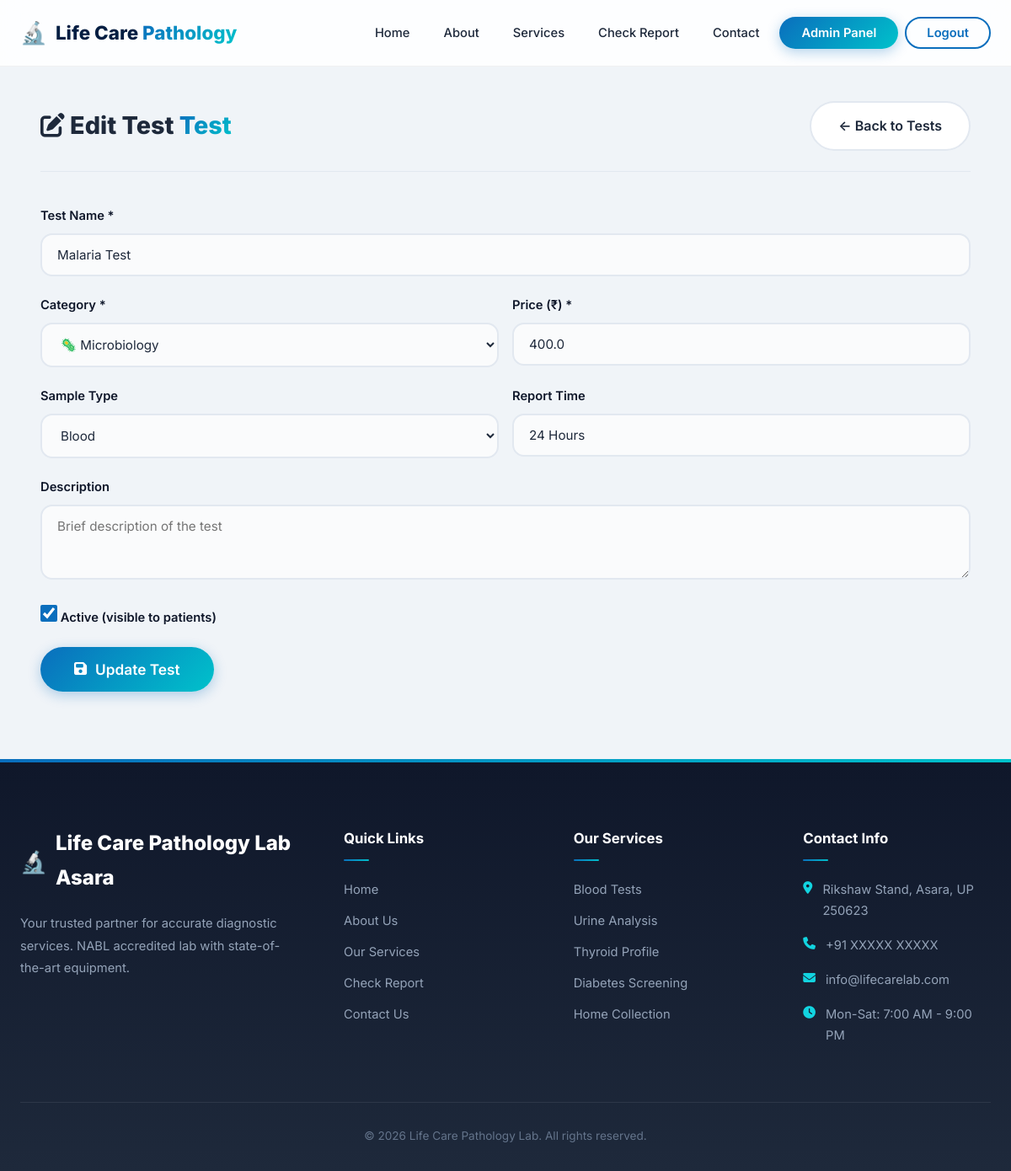
Page /admin/tests/edit/10 (signed in) on the committed database.
### models.py (models this page shows)
class Test(db.Model):
    __tablename__ = 'tests'
    id = db.Column(db.Integer, primary_key=True)
    name = db.Column(db.String(150), nullable=False)
    category_id = db.Column(db.Integer, db.ForeignKey('test_categories.id'), nullable=False)
    price = db.Column(db.Float, nullable=False)
    description = db.Column(db.Text, default='')
    sample_type = db.Column(db.String(50), default='Blood')
    report_time = db.Column(db.String(50), default='24 Hours')
    is_active = db.Column(db.Boolean, default=True)
    created_at = db.Column(db.DateTime, default=datetime.utcnow)
    bookings = db.relationship('Booking', backref='test', lazy=True)

class TestCategory(db.Model):
    __tablename__ = 'test_categories'
    id = db.Column(db.Integer, primary_key=True)
    name = db.Column(db.String(100), nullable=False)
    icon = db.Column(db.String(10), default='🧪')
    description = db.Column(db.Text, default='')
    tests = db.relationship('Test', backref='category', lazy=True)

### blueprints/admin.py (the view, shortened to what this page needs)
@admin.route('/tests/edit/<int:test_id>', methods=['GET', 'POST'])
@role_required('admin')
def edit_test(test_id):
    test = Test.query.get_or_404(test_id)
    categories = TestCategory.query.all()
    return render_template('admin/test_form.html', categories=categories, test=test)

### app.py (called while the page is built)
def create_app():
    app = Flask(__name__)
    app.config.from_object(Config)
    db.init_app(app)
    login_manager.init_app(app)
    migrate.init_app(app, db)
    login_manager.login_view = "auth.login"
    login_manager.login_message_category = "error"
    @login_manager.user_loader
    def load_user(user_id):
        return User.query.get(int(user_id))
    from blueprints.auth import auth
    from blueprints.main import main
    from blueprints.patient import patient
    from blueprints.admin import admin
    app.register_blueprint(auth)
    app.register_blueprint(main)
    app.register_blueprint(patient)
    app.register_blueprint(admin)
    register_error_handlers(app)
    with app.app_context():
        db.create_all()
        os.makedirs(app.config['UPLOAD_FOLDER'], exist_ok=True)
    return app

### blueprints/admin.py (called while the page is built)
@admin.before_request
@login_required
def before_request():
    pass

### models.py (called while the page is built)
    def is_admin(self):
        return self.role == 'admin'

### utils.py (called while the page is built)
def role_required(role):
    def decorator(f):
        @wraps(f)
        def wrapped(*args, **kwargs):
            if not current_user.is_authenticated:
                abort(401)
            if current_user.role != role:
                abort(403)
            return f(*args, **kwargs)
        return wrapped
    return decorator

### templates/admin/test_form.html (shortened to what this page needs)
{% extends 'base.html' %}
{% block content %}
<section class="dashboard-section">
    <div class="section-container">
        <div class="dashboard-header">
            <div>
                <h1><i class="fas fa-{{ 'edit' if test else 'plus' }}"></i> {{ 'Edit Test' if test else 'Add New' }} <span class="gradient-text">Test</span></h1>
            </div>
            <a href="{{ url_for('admin.tests') }}" class="btn btn-outline">← Back to Tests</a>
        </div>
        <div class="booking-form-card">
            <form method="POST" action="{{ url_for('admin.edit_test', test_id=test.id) if test else url_for('admin.add_test') }}">
                <div class="form-group">
                    <label for="name">Test Name *</label>
                    <input type="text" id="name" name="name" value="{{ test.name if test else '' }}" placeholder="e.g. Complete Blood Count (CBC)" required>
                </div>
                <div class="form-row">
                    <div class="form-group">
                        <label for="category_id">Category *</label>
                        <select id="category_id" name="category_id" required class="form-select">
                            {% for cat in categories %}
                            <option value="{{ cat.id }}" {% if test and test.category_id == cat.id %}selected{% endif %}>
                                {{ cat.icon }} {{ cat.name }}
                            </option>
                            {% endfor %}
                        </select>
                    </div>
                    <div class="form-group">
                        <label for="price">Price (₹) *</label>
                        <input type="number" id="price" name="price" value="{{ test.price if test else '' }}" placeholder="e.g. 350" step="1" required>
                    </div>
                </div>
                <div class="form-row">
                    <div class="form-group">
                        <label for="sample_type">Sample Type</label>
                        <select id="sample_type" name="sample_type" class="form-select">
                            {% for s in ['Blood', 'Urine', 'Stool', 'Swab', 'Sputum', 'Serum', 'Other'] %}
                            <option value="{{ s }}" {% if test and test.sample_type == s %}selected{% endif %}>{{ s }}</option>
                            {% endfor %}
                        </select>
                    </div>
                    <div class="form-group">
                        <label for="report_time">Report Time</label>
                        <input type="text" id="report_time" name="report_time" value="{{ test.report_time if test else '24 Hours' }}" placeholder="e.g. 24 Hours">
                    </div>
                </div>
                <div class="form-group">
                    <label for="description">Description</label>
                    <textarea id="description" name="description" rows="3" placeholder="Brief description of the test">{{ test.description if test else '' }}</textarea>
                </div>
                {% if test %}
                <div class="form-group">
                    <label class="checkbox-label">
                        <input type="checkbox" name="is_active" {% if test.is_active %}checked{% endif %}>
                        <span>Active (visible to patients)</span>
                    </label>
                </div>
                {% endif %}
                <button type="submit" class="btn btn-primary btn-lg">
                    <i class="fas fa-save"></i> {{ 'Update Test' if test else 'Add Test' }}
                </button>
            </form>
        </div>
    </div>
</section>
{% endblock %}

### static/css/style.css (style rules this page uses)
:root { --primary: #0A6EBD; --primary-dark: #041E42; --primary-light: #5EB0EF; --secondary: #00C2CB; --accent: #12D4E0; --success: #10B981; --danger: #EF4444; --warning: #F59E0B; --light: #F0F4F8; --dark: #0F172A; --text: #1E293B; --text-muted: #64748B; --border: #E2E8F0; --glass-bg: rgba(255,255,255,0.7); --glass-border: rgba(255,255,255,0.3); --gradient-primary: linear-gradient(135deg, #0A6EBD 0%, #00C2CB 100%); --gradient-dark: linear-gradient(135deg, #041E42 0%, #0A6EBD 100%); --gradient-hero: linear-gradient(135deg, #E8F4FD 0%, #F0FDFA 50%, #FFFFFF 100%); --gradient-accent: linear-gradient(135deg, #12D4E0 0%, #0A6EBD 100%); --shadow-sm: 0 1px 3px rgba(0,0,0,0.06), 0 1px 2px rgba(0,0,0,0.04); --shadow-md: 0 4px 6px -1px rgba(0,0,0,0.08), 0 2px 4px -1px rgba(0,0,0,0.04); --shadow-lg: 0 10px 25px -3px rgba(0,0,0,0.1), 0 4px 6px -2px rgba(0,0,0,0.05); --shadow-xl: 0 20px 40px -5px rgba(10,110,189,0.2); --shadow-glow: 0 0 30px rgba(10,110,189,0.15); --shadow-3d: 0 25px 50px -12px rgba(0,0,0,0.25); --radius-sm: 10px; --radius-md: 14px; --radius-lg: 20px; --radius-xl: 30px; --radius-full: 9999px; --font: 'Inter', -apple-system, BlinkMacSystemFont, sans-serif; --transition: all 0.35s cubic-bezier(0.4, 0, 0.2, 1); }
*, *::before, *::after { margin: 0; padding: 0; box-sizing: border-box; }
html { scroll-behavior: smooth; }
body { font-family: var(--font); background: var(--light); color: var(--text); line-height: 1.7; overflow-x: hidden; -webkit-font-smoothing: antialiased; }
a { text-decoration: none; color: inherit; transition: var(--transition); }
.gradient-text { background: var(--gradient-primary); -webkit-background-clip: text; -webkit-text-fill-color: transparent; background-clip: text; }
.section-container { max-width: 1200px; margin: 0 auto; padding: 0 24px; }
.btn { display: inline-flex; align-items: center; justify-content: center; gap: 10px; padding: 14px 32px; border-radius: var(--radius-full); font-weight: 600; cursor: pointer; transition: var(--transition); border: none; font-size: 1rem; font-family: var(--font); text-align: center; position: relative; overflow: hidden; }
.btn::before { content: ''; position: absolute; top: 0; left: -100%; width: 100%; height: 100%; background: linear-gradient(90deg, transparent, rgba(255,255,255,0.2), transparent); transition: left 0.5s ease; }
.btn-primary { background: var(--gradient-primary); color: #fff; box-shadow: 0 4px 15px rgba(10,110,189,0.3); }
.btn-outline { background: #fff; border: 2px solid var(--border); color: var(--text); }
.btn-lg { padding: 16px 40px; font-size: 1.08rem; }
.form-group { margin-bottom: 22px; }
.form-group label { display: block; margin-bottom: 8px; font-weight: 600; font-size: 0.92rem; color: var(--dark); }
.form-row { display: grid; grid-template-columns: 1fr 1fr; gap: 16px; }
input, select, textarea { width: 100%; padding: 14px 18px; border: 2px solid var(--border); border-radius: var(--radius-md); font-family: var(--font); font-size: 0.95rem; transition: var(--transition); background: #FAFBFC; color: var(--text); }
.checkbox-label { display: flex; align-items: center; gap: 10px; cursor: pointer; font-weight: 500; }
.checkbox-label input[type="checkbox"] { width: 20px; height: 20px; margin: 0; accent-color: var(--primary); }
.dashboard-section { padding: 120px 24px 80px; background: var(--light); min-height: 100vh; }
.dashboard-header { display: flex; justify-content: space-between; align-items: center; margin-bottom: 40px; padding-bottom: 24px; border-bottom: 1px solid var(--border); flex-wrap: wrap; gap: 16px; }
.dashboard-header h1 { font-size: 1.8rem; font-weight: 800; }

### rows in the picture
Test: name "Malaria Test", category_id "🦠 Microbiology", price "400.0", sample_type "Blood", report_time "24 Hours", is_active "☑"

### other values in the picture
{{ 'Edit Test' if test else 'Add New' }} "Edit Test"
{{ 'Update Test' if test else 'Add Test' }} "Update Test"
